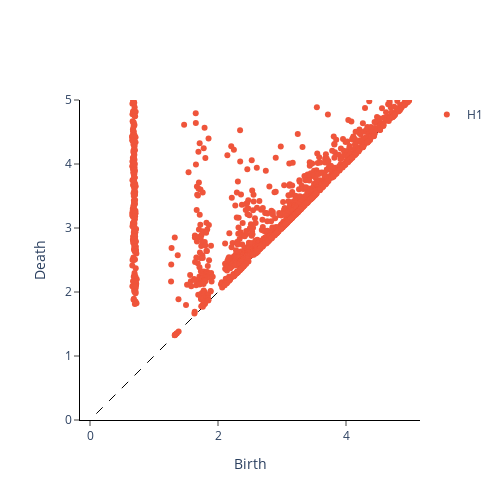
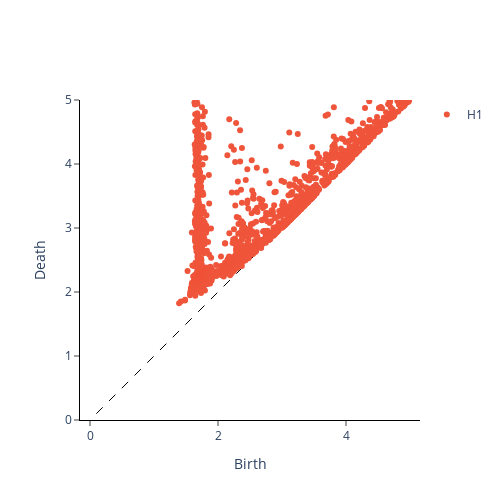

Notebook code for these charts, in order:
### Code cell
# keep all atoms in the upper row
points_upper = df[['X', 'Y', 'Z']].values
# remove silicon atoms in the lower row
deletion_list = df[df['Element'] == 'Si'].index
# Get one-parameter persistence information for the upper row
from commutazzio.persistence import PD_Points3D
from cpes import Points3D
SiO2_persistence=PD_Points3D(Points3D(points_upper))
# get the maximum critical radius when homology dimension is one
max_radius = max([d for (b,d,dim) in SiO2_persistence.diagram_1_r])
print(f"Max radius: {max_radius}")
# show the persistence diagrams at dimension one before and after thinning
SiO2_persistence.plot_1D(plotrange=(0,4))
OxygenOnly_persistence=PD_Points3D(Points3D(df[df['Element'] == 'O'][['X', 'Y', 'Z']].values))
fig1=SiO2_persistence.plot_1D(plotrange=(0,5))
fig2=OxygenOnly_persistence.plot_1D(plotrange=(0,5))
# show fig1 and fig2 side by side
fig1.show()
fig2.show()

### Figure 1 — Plotly figure (JSON) as saved in the notebook; plotly's stock layout.template omitted (floating-point values rounded to 4 significant figures; data arrays with more than 128 entries replaced by an {"elided": "..."} marker saying what was removed)
{"data": [{"hoverinfo": "none", "line": {"color": "black", "dash": "dash", "width": 1}, "mode": "lines", "showlegend": false, "type": "scatter", "x": [-0.09992, 5.096], "y": [-0.09992, 5.096]}, {"hoverinfo": "text", "hovertext": {"elided": "1366 str values"}, "mode": "markers", "name": "H1", "type": "scatter", "x": {"elided": "1366 float values"}, "y": {"elided": "1366 float values"}}], "layout": {"height": 500, "plot_bgcolor": "white", "width": 500, "xaxis": {"autorange": false, "exponentformat": "e", "linecolor": "black", "linewidth": 1, "mirror": false, "range": [0, 5], "showexponent": "all", "showline": true, "side": "bottom", "ticks": "outside", "title": {"text": "Birth"}, "type": "linear", "zeroline": true}, "yaxis": {"autorange": false, "exponentformat": "e", "linecolor": "black", "linewidth": 1, "mirror": false, "range": [0, 5], "scaleanchor": "x", "scaleratio": 1, "showexponent": "all", "showline": true, "side": "left", "ticks": "outside", "title": {"text": "Death"}, "type": "linear", "zeroline": true}}}

### Figure 2 — Plotly figure (JSON) as saved in the notebook; plotly's stock layout.template omitted (floating-point values rounded to 4 significant figures; data arrays with more than 128 entries replaced by an {"elided": "..."} marker saying what was removed)
{"data": [{"hoverinfo": "none", "line": {"color": "black", "dash": "dash", "width": 1}, "mode": "lines", "showlegend": false, "type": "scatter", "x": [-0.09996, 5.098], "y": [-0.09996, 5.098]}, {"hoverinfo": "text", "hovertext": {"elided": "2122 str values"}, "mode": "markers", "name": "H1", "type": "scatter", "x": {"elided": "2122 float values"}, "y": {"elided": "2122 float values"}}], "layout": {"height": 500, "plot_bgcolor": "white", "width": 500, "xaxis": {"autorange": false, "exponentformat": "e", "linecolor": "black", "linewidth": 1, "mirror": false, "range": [0, 5], "showexponent": "all", "showline": true, "side": "bottom", "ticks": "outside", "title": {"text": "Birth"}, "type": "linear", "zeroline": true}, "yaxis": {"autorange": false, "exponentformat": "e", "linecolor": "black", "linewidth": 1, "mirror": false, "range": [0, 5], "scaleanchor": "x", "scaleratio": 1, "showexponent": "all", "showline": true, "side": "left", "ticks": "outside", "title": {"text": "Death"}, "type": "linear", "zeroline": true}}}
